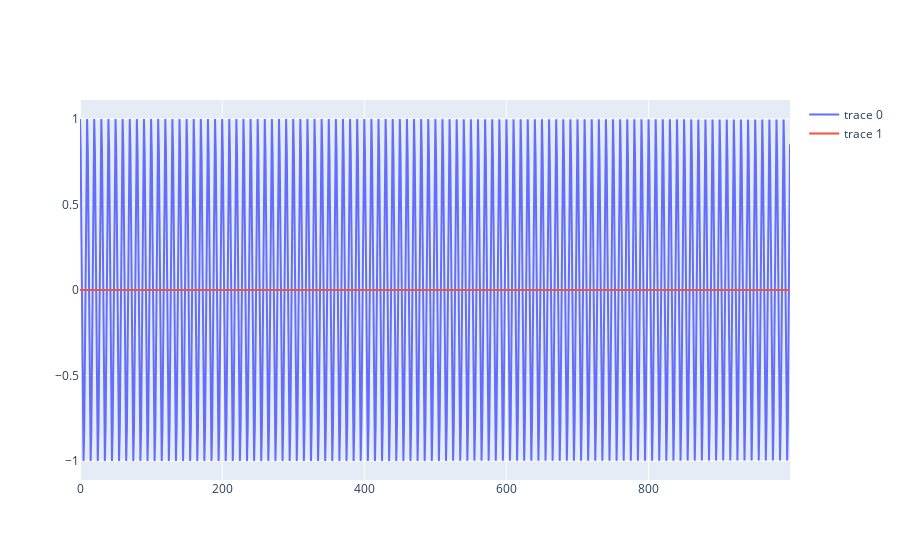

Here is the notebook cell this chart was saved with:
### Code cell
Nb = 10
Ns = 100
f0 = 0.1
k = 1
D = 1
w0 = 2*np.pi/100
T= 1


state_pll = PLL(f0, D, k, w0, T)

t = np.linspace(0,1,8000)
x = np.cos(2*np.pi*800*t)
#print(x)
x = x[:1000]
xb = np.reshape(x,(Nb, Ns))

yb = np.zeros((Nb,Ns))
for j in range(Nb):
    yb[j] = state_pll.pll(xb[j])
yb = np.reshape(yb, Nb*Ns)


fig = go.Figure()
fig.add_trace(go.Scatter(y = x))
fig.add_trace(go.Scatter(y = yb))
fig

### Figure 1 — Plotly figure (JSON) as saved in the notebook; plotly's stock layout.template omitted (floating-point values rounded to 4 significant figures; data arrays with more than 128 entries replaced by an {"elided": "..."} marker saying what was removed)
{"data": [{"type": "scatter", "y": {"elided": "1000 float values"}}, {"type": "scatter", "y": {"elided": "1000 int values"}}], "layout": {}}
